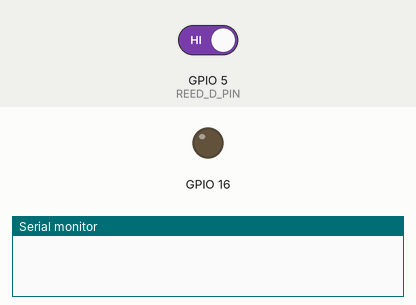
Simulated run of this sketch. Board: ESP8266 (NodeMCU). Shown: output pins drawn as LEDs (lit = HIGH), the last lines printed to the serial monitor. The test bench sets the inputs (shaded band); at power-on: GPIO 5 (REED_D_PIN) HIGH. WiFi joins after 1.5 s; servers stay silent unless stated; no MQTT or app messages arrive unless stated; not simulated (calls return 0 or success): passwords.h.

Above: at 0.1 s.
At 3.8 s:
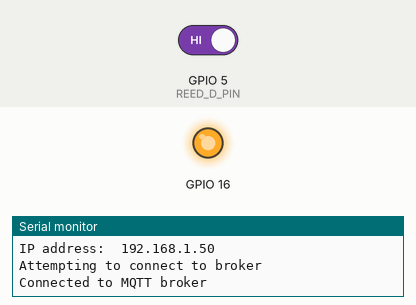
3.9 s: GPIO 5 (REED_D_PIN) driven LOW
Timing chart, 0 to 6.9 s (numbered marks = the images above; inputs shaded):
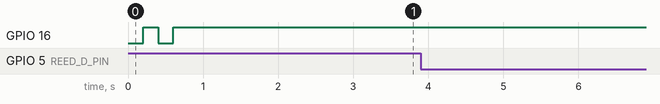

The sketch:

esp8266-node-mcu-reed-switch-gas-meter.ino
```cpp
/* henryleach.com
   ESP8266 with a KY-025 Reed sensor 'module'

  You will need to create a file mypasswords.h, and add
  your passwords to it:
  Copy and update the file mypasswords.h.template file

   Wiring for Node MCU 1.0 ESP-12E module
  | ESP8266 | KY-025     |
  |---------+------------|
  | 3v3     | VCC        |
  | GND     | GND        |
  | D1      | D0         |

*/

#include <ESP8266WiFi.h>
#include <PubSubClient.h>
#include "passwords.h"
#include "gasmeterfuncs.h"

// Ribbon switch connections
#define REED_D_PIN 5 // GPIO5, is labelled D1?
int reedValue = LOW;
int previousReading = LOW;
int rotated = 0;

int interval = 500; // miliseconds

WiFiClient espClient;
PubSubClient client(espClient);
char client_id[40] = "Node-ESP8266-";
char gastopic[60] = "utility/gas/";
char messagebuf[6];

void reconnect_mqtt(const char* client_id, const char* mqttusername, const char* mqttpassword) {
  while (!client.connected()) {
    Serial.println("Attempting to connect to broker");

    if (client.connect(client_id, mqttusername, mqttpassword)) {
      Serial.println("Connected to MQTT broker");
    } else {
      Serial.print("Failed to connect, rc=");
      Serial.print(client.state());
      Serial.println(" try again in 5 sec.");
      delay(5000);
    }
  }
}

void setup() {

  // Reed switch in
  pinMode(REED_D_PIN, INPUT);

  // For the built in LED, setup and set to HIGH for off
  pinMode(16, OUTPUT);
  digitalWrite(16, LOW);
  // Flash twice when starting, to differentiate from a
  // recording flash
  delay(200);
  digitalWrite(16, HIGH);
  delay(200);
  digitalWrite(16, LOW);
  delay(200);
  digitalWrite(16, HIGH); // and off

  Serial.begin(115200);
  while (!Serial) {
    ; // Wait for serial port to connect

  }

  connect_wifi(SSID, WIFIPASSWORD);

  // Create a (probably) unique name with the mac address
  strcat(client_id, WiFi.macAddress().c_str());
  strcat(gastopic, client_id);

  client.setServer(mqttserver, 1883);
  // Will have to test keepalive, the gas readings
  // can be sporadic, with long periods of no transmission.
  client.setKeepAlive(120);

}


void loop() {

  if (!client.connected()) {
    reconnect_mqtt(client_id, MQTTUSER, MQTTPASSWORD);
  }

  client.loop();

  previousReading = reedValue;
  reedValue = digitalRead(REED_D_PIN);

  if ((previousReading == HIGH) and (reedValue == LOW)) {

    rotated = 10; //set to 10 litres per rotation
    // Flash the LED on
    digitalWrite(16, LOW);

    dtostrf(rotated, 0, 0, messagebuf);

    client.publish(gastopic, messagebuf);
    Serial.println("Rotation detected, MQTT Message sent");
    // shorten delay in sampling, as we've spent time doing other
    // things instead.
    interval = 1;

  }


  delay(interval);

  if (rotated != 0) {
    // Reset rotation marker so it's not kept over
    // multiple cycles.
    rotated = 0;
    interval = 500;
    digitalWrite(16, HIGH);
  }
}
```

gasmeterfuncs.h
```cpp
#ifndef GASMETERFUNCS_H
#define GASMETERFUNCS_H

void connect_wifi(const char* ssid, const char* wifipassword){
  WiFi.begin(ssid, wifipassword);
  Serial.print("Connecting to ");
  Serial.println(ssid);
  Serial.println(WiFi.macAddress());

  int i = 0;
  while (WiFi.status() != WL_CONNECTED) {
    // Wait for the connection
    delay(1000);
    Serial.print(++i); Serial.print(" ");
  }

  Serial.println('\n');
  Serial.println("Connection established!");
  Serial.print("IP address:\t");
  Serial.println(WiFi.localIP());
}

#endif
```
